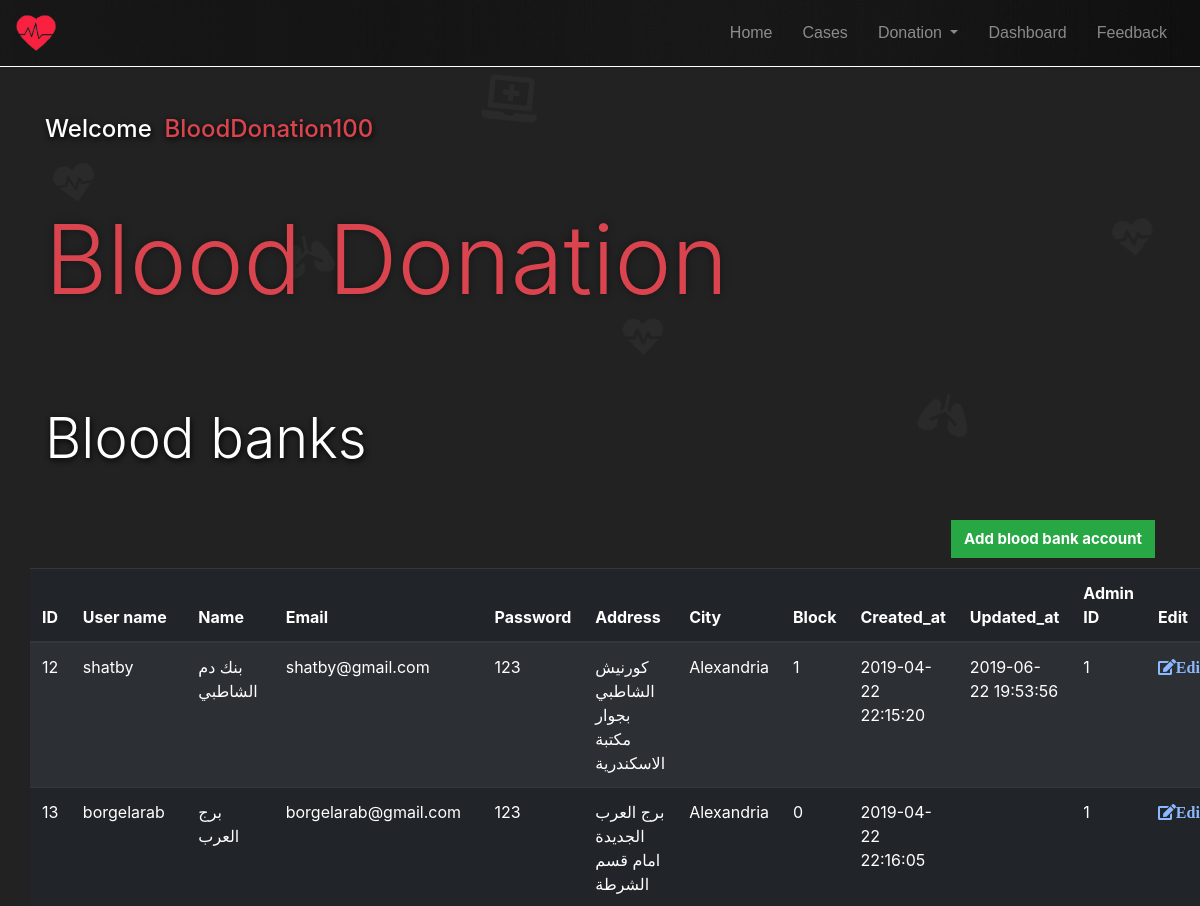
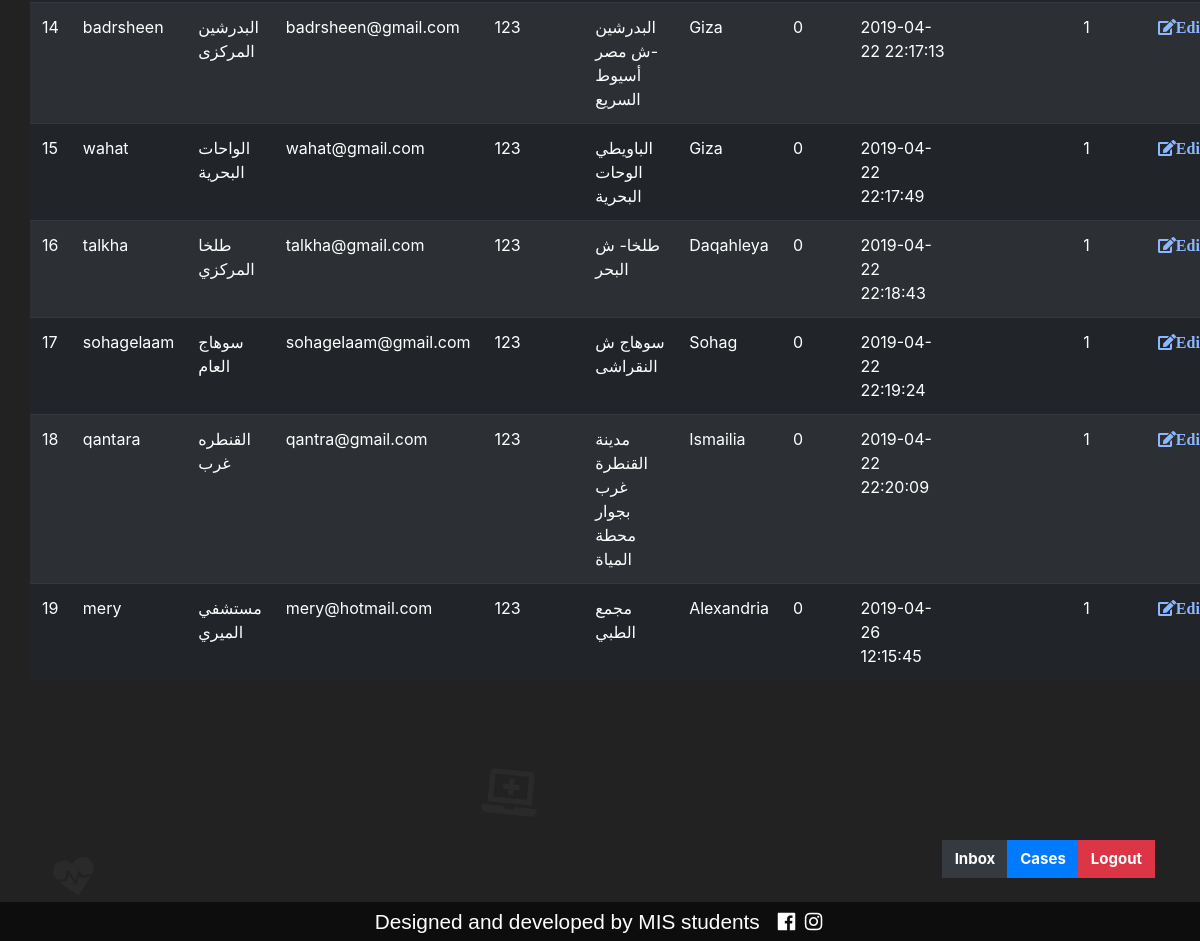
The app's page /Admin_bloodBanks.php (signed in) with its own data (2 pictures, top to bottom).
### tables this page shows
CREATE TABLE IF NOT EXISTS `hospital_admin` (
  `id` int(11) NOT NULL AUTO_INCREMENT,
  `hospital_name` varchar(255) NOT NULL,
  `user_name` varchar(255) NOT NULL,
  `email` varchar(255) NOT NULL,
  `password` varchar(255) NOT NULL,
  `address` varchar(255) NOT NULL,
  `city` varchar(255) NOT NULL,
  `block` int(11) NOT NULL DEFAULT '0',
  `created_at` timestamp NOT NULL DEFAULT CURRENT_TIMESTAMP,
  `updated_at` timestamp NULL DEFAULT NULL,
  `administrator_id` int(11) NOT NULL,
  PRIMARY KEY (`id`),
  UNIQUE KEY `email` (`email`),
  UNIQUE KEY `user_name` (`user_name`),
  KEY `administrator_id` (`administrator_id`)
);

### Admin_bloodBanks.php (the view, shortened to what this page needs)
<?php
$user = $_SESSION["user_info1"];
$userNameAdminstrator= $user["Name"];
include'header.php';
?>
<div class="container subTitleShadow ">
    <h4> Welcome &nbsp;<div class="welcomeColor d-inline-block wow animated zoomIn" data-wow-duration="1s" data-wow-delay="0s"><?php echo $userNameAdminstrator ?></div>
    </h4>
</div>
<div class="container display-1 bloodDTEXT bloodTextSM titleShadow">
    <p>Blood Donation</p>
</div>
<br />
<br />
<br />
<div class="container display-4 subTitleShadow">Blood banks</div>
<br />
<br />
<div class="container">
    <div class="row">
        <div class="container d-flex justify-content-end ">
            <div class="btn-group-vertical">
                <button type="button" class="btn btn-success" data-toggle="modal" data-target="#modalOne" style="margin-bottom: 10px;">Add blood bank account</button>
            </div>
        </div>
        <table id="" class="table table-dark table-striped table-hover table-responsive-sm">
            <thead>
                <tr>
                    <th>ID</th>
                    <th>User name</th>
                    <th>Name</th>
                    <th>Email</th>
                    <th>Password</th>
                    <th>Address</th>
                    <th>City</th>
                    <th>Block</th>
                    <th>Created_at</th>
                    <th>Updated_at</th>
                    <th>Admin ID</th>
                    <th>Edit</th>
                </tr>
            </thead>
            <tbody>
                <?php
        $cn = mysqli_connect("localhost" ,"root","","blood_donation");
                            mysqli_set_charset($cn,"utf8");
        $rslt = mysqli_query($cn , "select id, hospital_name, email , password , address, city, block, created_at, updated_at , administrator_id , user_name from hospital_admin");
        while($row = mysqli_fetch_row($rslt))
        {
            ?>
                <tr>
                    <td><?php echo $row[0]?></td>
                    <td><?php echo $row[10]?></td>
                    <td><?php echo $row[1]?></td>
                    <td><?php echo $row[2]?></td>
                    <td><?php echo $row[3]?></td>
                    <td><?php echo $row[4]?></td>
                    <td><?php echo $row[5]?></td>
                    <td><?php echo $row[6]?></td>
                    <td><?php echo $row[7]?></td>
                    <td><?php echo $row[8]?></td>
                    <td><?php echo $row[9]?></td>
                    <td>
                        <a href="edit_bloodBank.php?bloodBankID=<?php echo $row[0]?>"><i class="fas fa-edit editIcon">Edit</i></a>
                    </td>
                    <?php
        }
      ?>
                </tr>
            </tbody>
        </table>
    </div>
</div>
<br />
<br />
<br />
<br />
<br />
<br />
<div class="container buttonsForAdmins d-flex justify-content-end">
    <div class="btn-group">
        <button onclick="location.href='inbox.php'" type="button" class="btn btn-dark">Inbox</button>
        <button onclick="location.href='Admin_cases.php'" type="button" class="btn btn-primary">Cases</button>
        <button onclick="location.href='bloodbank_logout.php'" type="button" class="btn btn-danger">Logout</button>
    </div>
</div>
<br />
<?php include'footer.php';  ?>

### style.css (style rules this page uses)
body { margin: 0; width: 100%; }
body, html { overflow: auto; background-image: url(Media/backgroundIcons.jpg); background-color: #222; color: #fff; }
.bloodDTEXT { color: #da444f; }
@media (min-width: 767px) { .bloodDTEXT { padding-top: 50px; } }
.form-control, .btn { border-radius: 3px; }
.form-control, .btn { min-height: 38px; }
.btn { font-size: 15px; font-weight: bold; border-radius: 0; }
.subTitleShadow { text-shadow: 1px 2px 6px #000; }
.titleShadow { text-shadow: 0px 0px 8px rgba(0, 0, 0, 0.4); }
.editIcon { color: #8cb8ff; }
.welcomeColor { color: #da444f; }

### records on screen
hospital_admin: id "12", user_name "shatby", hospital_name "بنك دم الشاطبي", email "shatby@gmail.com", password "123", address "كورنيش الشاطبي بجوار مكتبة الاسكندرية", city "Alexandria", block "1", created_at "2019-04-22 22:15:20", updated_at "2019-06-22 19:53:56", administrator "1"
hospital_admin: id "13", user_name "borgelarab", hospital_name "برج العرب", email "borgelarab@gmail.com", password "123", address "برج العرب الجديدة امام قسم الشرطة", city "Alexandria", block "0", created_at "2019-04-22 22:16:05", administrator "1"
hospital_admin: id "14", user_name "badrsheen", hospital_name "البدرشين المركزى", email "badrsheen@gmail.com", password "123", address "البدرشين -ش مصر أسيوط السريع", city "Giza", block "0", created_at "2019-04-22 22:17:13", administrator "1"
hospital_admin: id "15", user_name "wahat", hospital_name "الواحات البحرية", email "wahat@gmail.com", password "123", address "الباويطي الوحات البحرية", city "Giza", block "0", created_at "2019-04-22 22:17:49", administrator "1"
hospital_admin: id "16", user_name "talkha", hospital_name "طلخا المركزي", email "talkha@gmail.com", password "123", address "طلخا- ش البحر", city "Daqahleya", block "0", created_at "2019-04-22 22:18:43", administrator "1"
hospital_admin: id "17", user_name "sohagelaam", hospital_name "سوهاج العام", email "sohagelaam@gmail.com", password "123", address "سوهاج ش النقراشى", city "Sohag", block "0", created_at "2019-04-22 22:19:24", administrator "1"
hospital_admin: id "18", user_name "qantara", hospital_name "القنطره غرب", email "qantra@gmail.com", password "123", address "مدينة القنطرة غرب بجوار محطة المياة", city "Ismailia", block "0", created_at "2019-04-22 22:20:09", administrator "1"
hospital_admin: id "19", user_name "mery", hospital_name "مستشفي الميري", email "mery@hotmail.com", password "123", address "مجمع الطبي", city "Alexandria", block "0", created_at "2019-04-26 12:15:45", administrator "1"

### other values on screen
$userNameAdminstrator "BloodDonation100"
